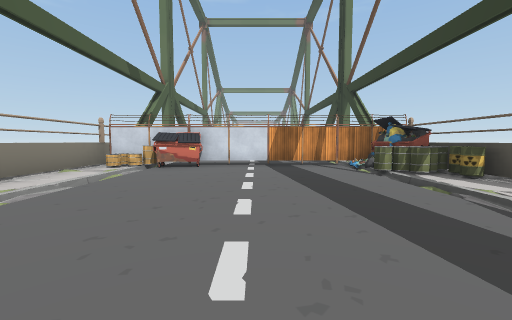
View 1 (above)

12 first-person views from a walk through a Unity game level. The camera is 1.3 m above the floor, tilts 4° down and sees 90° across. The floor is counted in squares, 2 m on a side. Each view is taken from the middle of a square. On the plan, view 1 faces up. The plan holds only what a view shows up to about 9 squares ahead; the rest is blank. The place goes on beyond the plan. The player is left out. Some animated figures are left out. Some surface patterns are stand-ins.

View 2
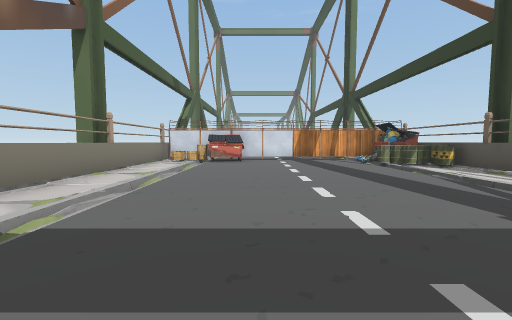

View 3
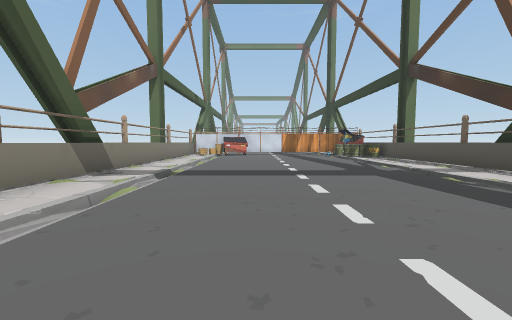

View 4
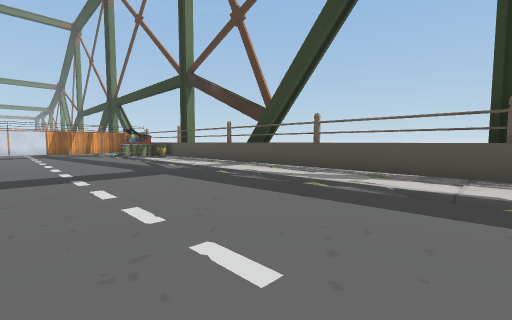

View 5
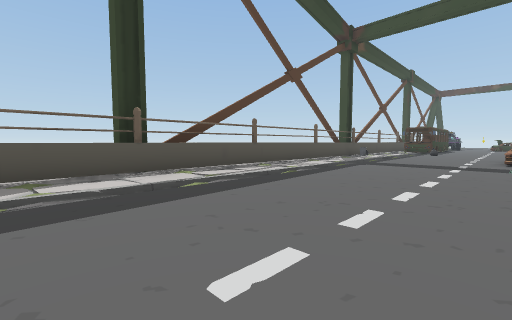

View 6
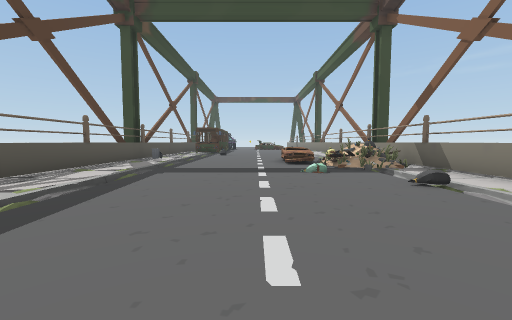

View 7
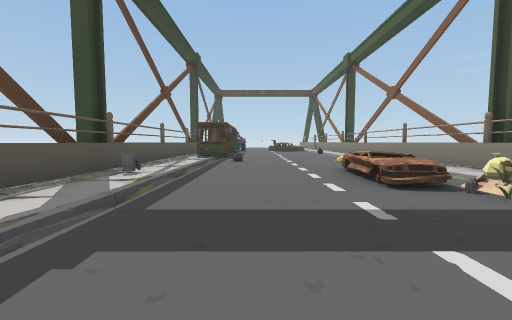

View 8
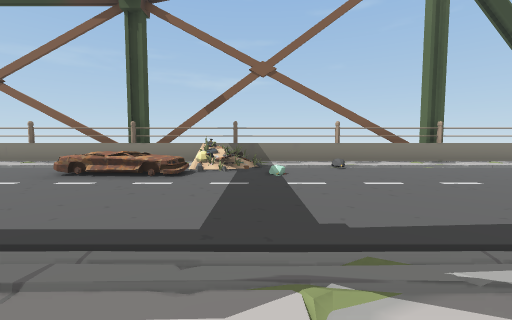

View 9
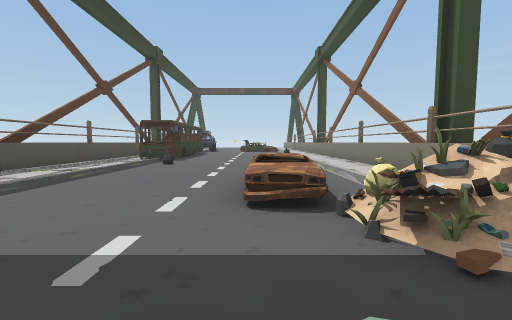

View 10
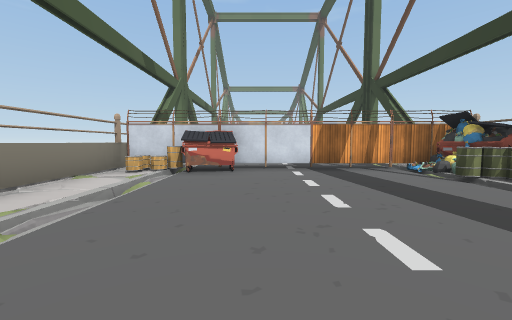

View 11
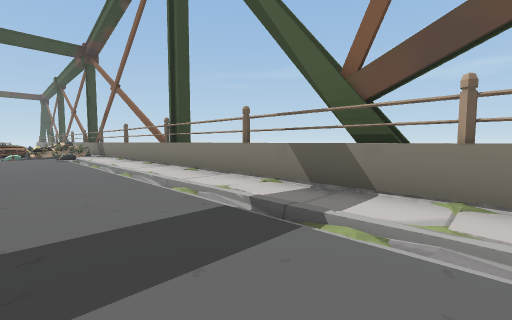

View 12
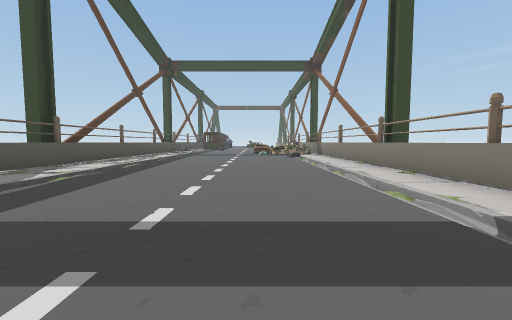

### Floor plan
Key: @ floor where view 1 was taken; # wall or solid block; . main floor; : floor 0.75 m higher than the main floor; / step, stairs or slope; = window, fence, low wall or low ledge; ^ raised ledge; C car; B bin; O other object.
Columns run from 5 left of view 1 to 5 right of it. Each row starts with its distance up from view 1.
  8  #..##...
  7  OOO..O.O#
  6  O/.....OO
  5 ^./.....OO
  4 #./.......#
  3 ^./.......
  2  =/......#
  1 ^./......#
  0 #./..@...##
 -1 ^./.......=
 -2 ^./.......=
 -3 ^=/......##
 -4 ^./......##
 -5 ^./......=#
 -6 #./.......#
 -7 #./.......#
 -8 ^=/......##
 -9 ^=/......#
-10 ^./......=#
-11 ^./.......=
-12 ^#///.....=
-13 ^#OO.....##
-14 ^#OC:....##
-15 #./C:....B#
-16 #.///.....#
-17 #./.......#
-18 ^=/......##
-19 ^#/......#

Positions as (right, up) in squares from view 1, and headings:
1: (0, 0), facing up
2: (-1, -2), facing up
3: (-1, -6), facing up
4: (-1, -6), facing up-right
5: (-1, -4), facing down-right
6: (0, -6), facing down
7: (1, -10), facing down
8: (4, -12), facing left
9: (-1, -11), facing down
10: (-1, 1), facing up
11: (-1, 1), facing down-left
12: (-1, 1), facing down
